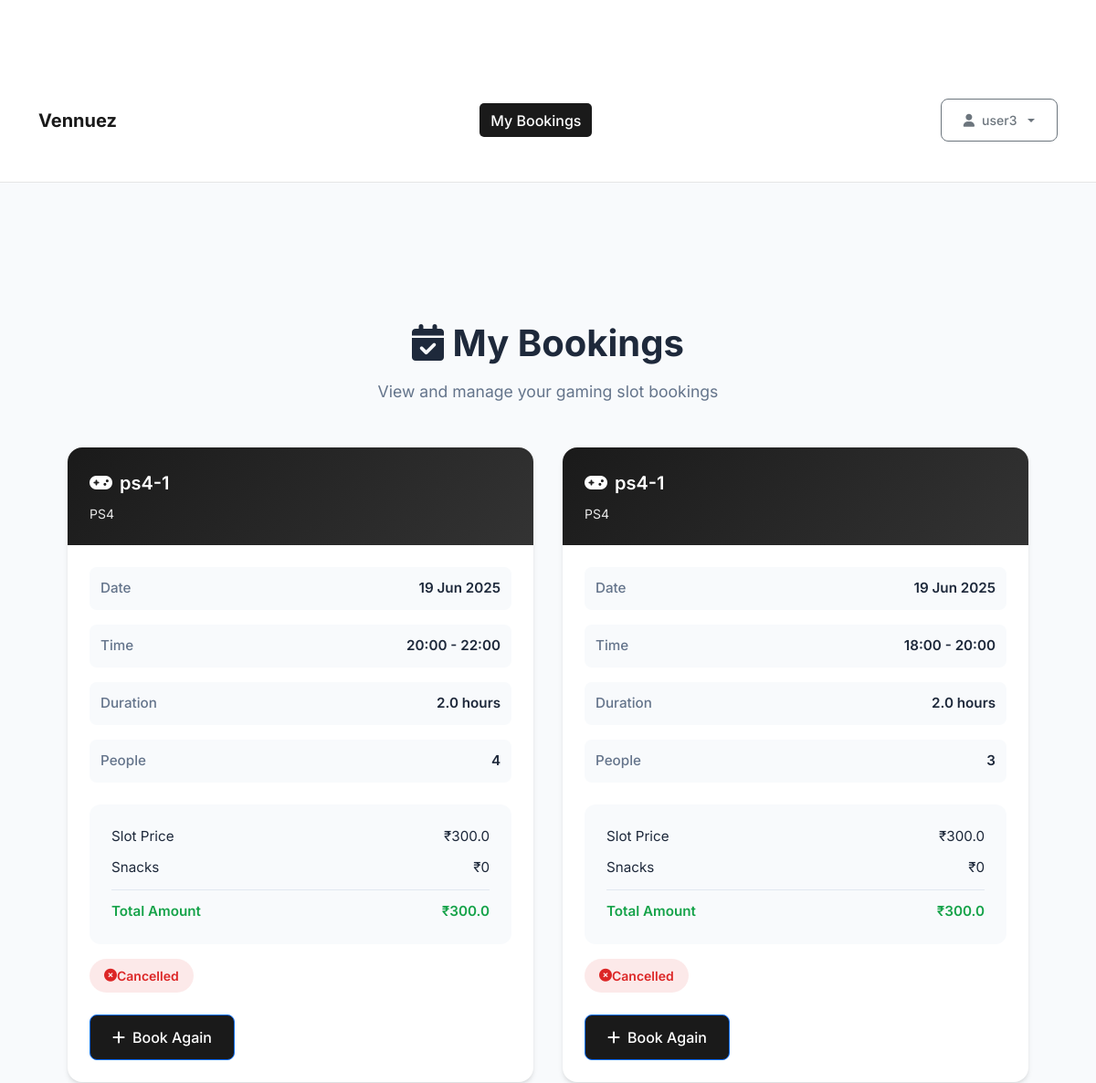
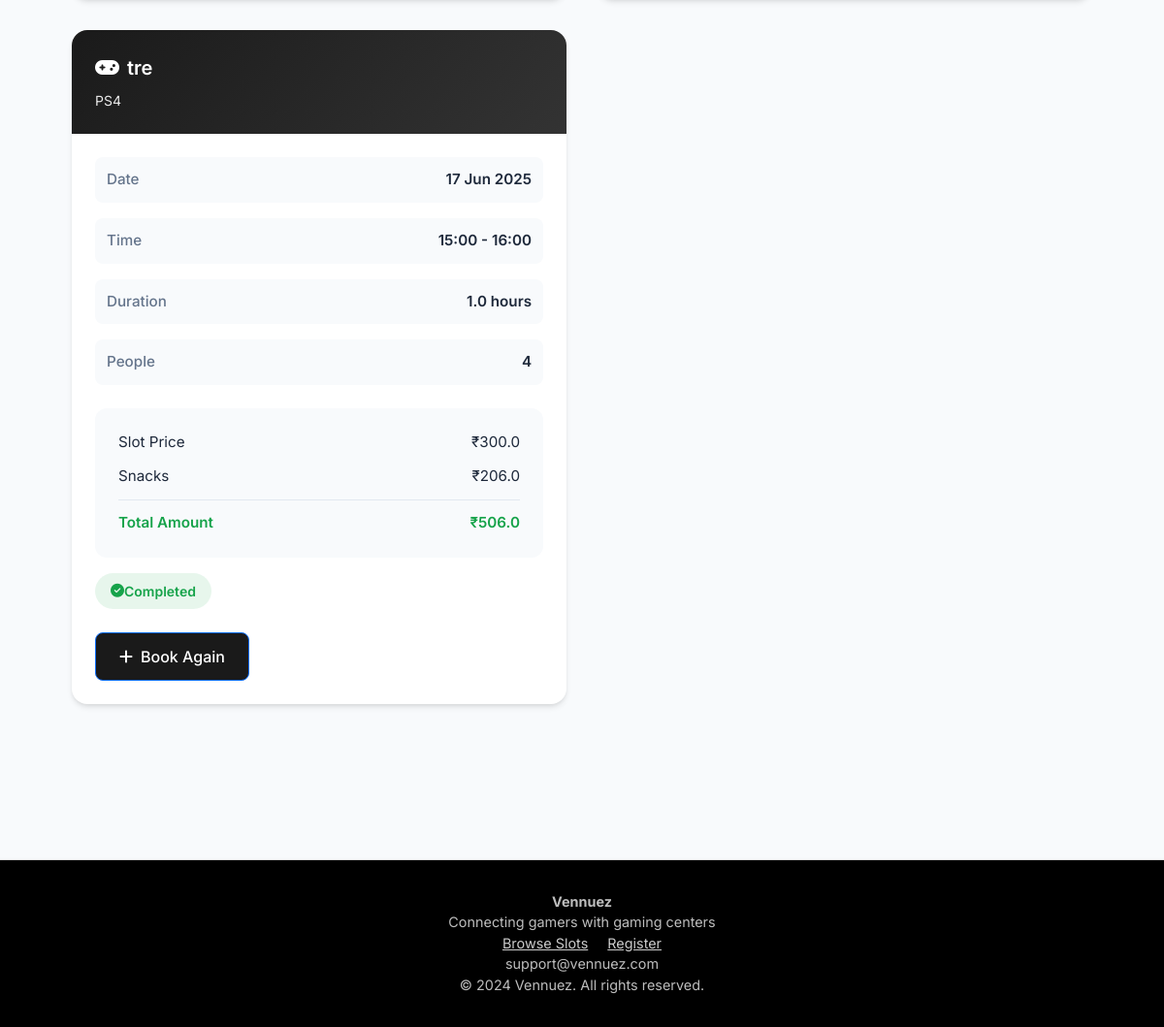
Page /user_dashboard (signed in) on the earlier database version (2 pictures, top to bottom).
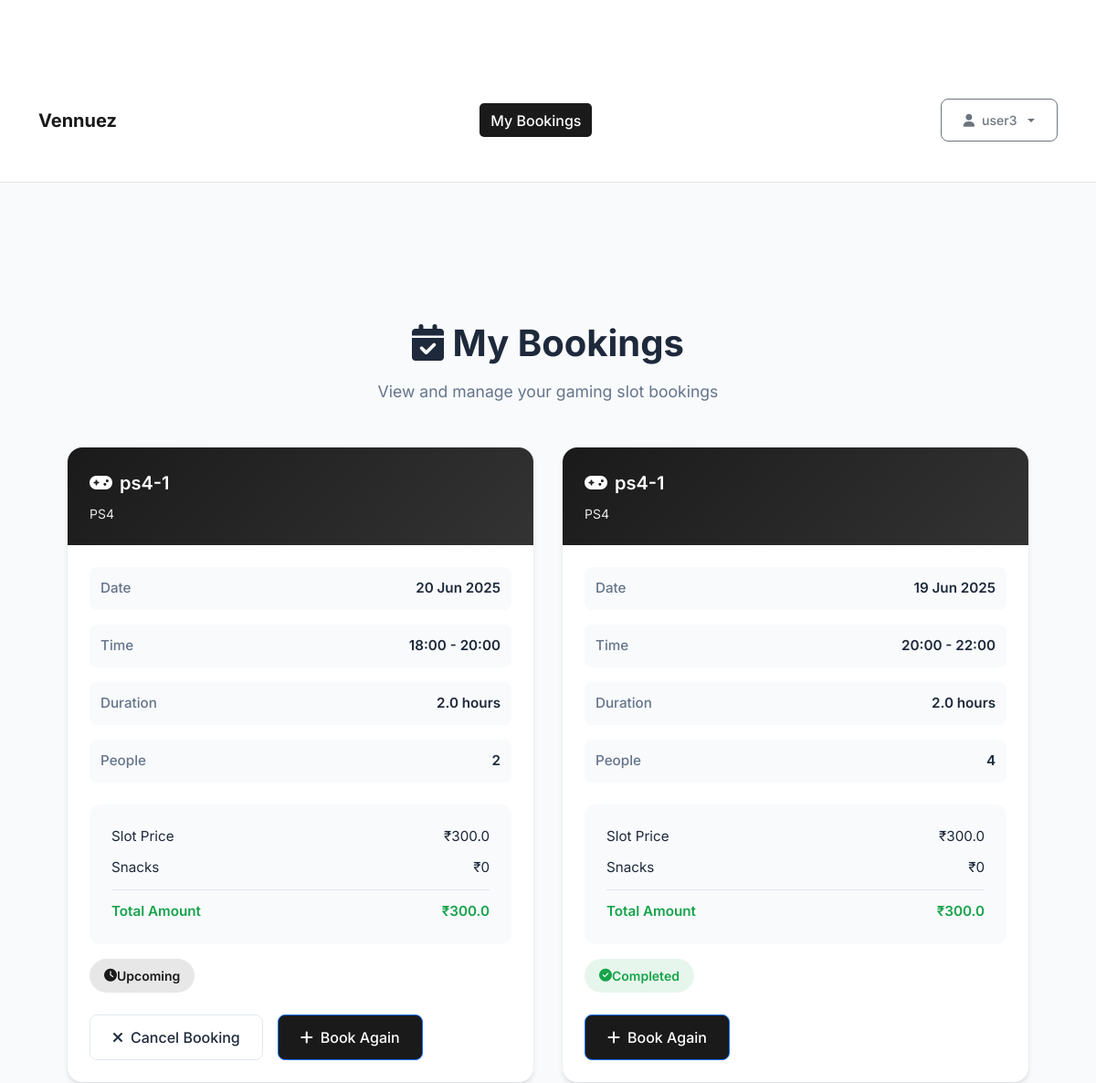
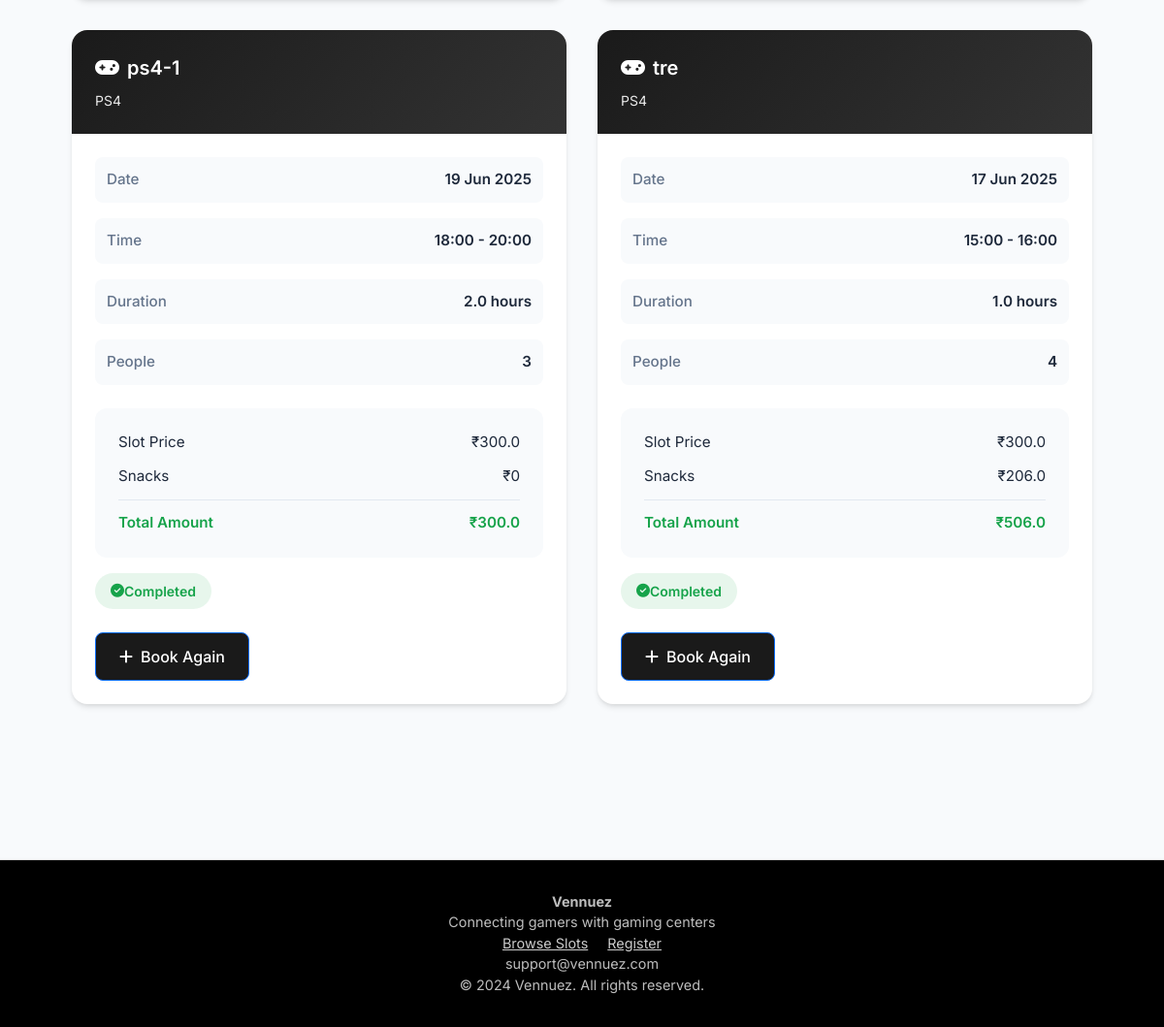
Same page on the later database version (2 pictures, top to bottom).
### models.py (models this page shows, shortened)
class User(UserMixin, db.Model):
    __tablename__ = 'users'
    id = db.Column(db.Integer, primary_key=True)
    username = db.Column(db.String(80), unique=True, nullable=False)
    email = db.Column(db.String(120), unique=True, nullable=True)
    phone = db.Column(db.String(20), nullable=False)
    password_hash = db.Column(db.String(256), nullable=False)
    full_name = db.Column(db.String(120), nullable=True)
    age = db.Column(db.Integer, nullable=True)
    created_at = db.Column(db.DateTime, default=datetime.utcnow)
    total_spent = db.Column(db.Float, default=0.0)
    bookings = db.relationship('TimeSlot', backref='user', lazy=True, foreign_keys='TimeSlot.user_id')
    coin_balances = db.relationship('UserCoinBalance', backref='user', lazy=True)

class TimeSlot(db.Model):
    __tablename__ = 'time_slots'
    id = db.Column(db.Integer, primary_key=True)
    start_time = db.Column(db.DateTime, nullable=False)
    end_time = db.Column(db.DateTime, nullable=False)
    total_amount = db.Column(db.Float, nullable=False)
    advance_paid = db.Column(db.Float, default=0.0)  # Fixed advance amount
    is_booked = db.Column(db.Boolean, default=False)
    snacks_amount = db.Column(db.Float, default=0.0)
    final_amount = db.Column(db.Float, default=0.0)
    completed = db.Column(db.Boolean, default=False)
    number_of_people = db.Column(db.Integer, default=1)  # New field for number of people
    booking_id = db.Column(db.String(20), unique=True, nullable=True)
    customer_name = db.Column(db.String(100), nullable=True)
    customer_phone = db.Column(db.String(20), nullable=True)
    customer_email = db.Column(db.String(120), nullable=True)
    customer_age = db.Column(db.Integer, nullable=True)
    special_requests = db.Column(db.Text, nullable=True)
    contact_sms = db.Column(db.Boolean, default=True)
    contact_whatsapp = db.Column(db.Boolean, default=True)
    contact_email = db.Column(db.Boolean, default=False)
    payment_status = db.Column(db.String(20), default='pending')  # pending, paid, failed
    payment_id = db.Column(db.String(100), nullable=True)
    booking_time = db.Column(db.DateTime, nullable=True)
    created_at = db.Column(db.DateTime, default=datetime.utcnow)
    console_id = db.Column(db.Integer, db.ForeignKey('consoles.id'), nullable=False)
    user_id = db.Column(db.Integer, db.ForeignKey('users.id'), nullable=True)  # Optional for unregistered bookings

class Console(db.Model):
    __tablename__ = 'consoles'
    id = db.Column(db.Integer, primary_key=True)
    name = db.Column(db.String(100), nullable=False)
    console_type = db.Column(db.String(50), nullable=False)
    hourly_rate = db.Column(db.Float, nullable=False)  # Rate per person per hour
    is_available = db.Column(db.Boolean, default=True)
    created_at = db.Column(db.DateTime, default=datetime.utcnow)
    owner_id = db.Column(db.Integer, db.ForeignKey('owners.id'), nullable=False)
    slots = db.relationship('TimeSlot', backref='console', lazy=True, cascade='all, delete-orphan')

### routes.py (the view)
@app.route('/user_dashboard')
@login_required
def user_dashboard():
    user = User.query.get(session['user_id'])
    bookings = TimeSlot.query.filter_by(user_id=user.id).order_by(TimeSlot.start_time.desc()).all()
    coin_balances = UserCoinBalance.query.filter_by(user_id=user.id).all()
    return render_template('user_dashboard.html', user=user, bookings=bookings, coin_balances=coin_balances , now=datetime.now())

### app.py (called while the page is built)
@login_manager.user_loader
def load_user(user_id):
    from models import Owner, User
    from flask import session
    user_type = session.get('user_type')
    if user_type == 'owner':
        return Owner.query.get(int(user_id))
    elif user_type == 'user':
        return User.query.get(int(user_id))
    return None

### templates/user_dashboard.html (shortened to what this page needs)
{% extends "base.html" %}
{% block content %}
<section class="user-dashboard">
    <div class="page-header">
                <h1 class="page-title">
            <i class="fas fa-calendar-check"></i> My Bookings
                </h1>
        <p class="page-subtitle">View and manage your gaming slot bookings</p>
    </div>
    <div class="bookings-grid">
        {% for slot in bookings %}
        <div class="booking-card">
            <div class="booking-header">
                <div class="console-name">
                    <i class="fas fa-gamepad"></i>
                    {{ slot.console.name if slot.console else 'Unknown Console' }}
                </div>
                <div class="console-type">{{ slot.console.console_type if slot.console else '' }}</div>
                    </div>
                    <div class="booking-body">
                        <div class="booking-details">
                            <div class="detail-row">
                        <span class="detail-label">Date</span>
                        <span class="detail-value">{{ slot.start_time.strftime('%d %b %Y') }}</span>
                            </div>
                            <div class="detail-row">
                        <span class="detail-label">Time</span>
                        <span class="detail-value">{{ slot.start_time.strftime('%H:%M') }} - {{ slot.end_time.strftime('%H:%M') }}</span>
                            </div>
                            <div class="detail-row">
                        <span class="detail-label">Duration</span>
                        <span class="detail-value">{{ ((slot.end_time - slot.start_time).total_seconds() / 3600)|round }} hours</span>
                    </div>
                    <div class="detail-row">
                        <span class="detail-label">People</span>
                        <span class="detail-value">{{ slot.number_of_people }}</span>
                    </div>
                </div>
                <div class="payment-section">
                    <div class="payment-row">
                        <span>Slot Price</span>
                        <span>₹{{ slot.total_amount }}</span>
                    </div>
                    <div class="payment-row">
                        <span>Snacks</span>
                        <span>₹{{ slot.snacks_amount or 0 }}</span>
                    </div>
                    <div class="payment-row">
                        <span>Total Amount</span>
                        <span>₹{{ slot.final_amount if slot.final_amount else slot.total_amount + (slot.snacks_amount or 0) }}</span>
                    </div>
                </div>
                <div class="booking-status {% if slot.start_time > now %}status-upcoming{% elif slot.completed %}status-completed{% else %}status-cancelled{% endif %}">
                    <i class="fas {% if slot.start_time > now %}fa-clock{% elif slot.completed %}fa-check-circle{% else %}fa-times-circle{% endif %}"></i>
                    {% if slot.start_time > now %}Upcoming{% elif slot.completed %}Completed{% else %}Cancelled{% endif %}
                </div>
                <div class="booking-actions">
                    {% if slot.start_time > now %}
                    <button class="btn btn-outline" onclick="cancelBooking('{{ slot.id }}')">
                        <i class="fas fa-times"></i> Cancel Booking
                    </button>
                    {% endif %}
                    <a href="{{ url_for('book_slot', slot_id=slot.console.id) }}" class="btn btn-primary">
                        <i class="fas fa-plus"></i> Book Again
                    </a>
                </div>
            </div>
        </div>
        {% endfor %}
    </div>
</section>
{% endblock %}

### templates/base.html (shortened to what this page needs)
<!DOCTYPE html>
<html lang="en">
<head>
  <link rel="stylesheet" href="{{ url_for('static', filename='css/main.css') }}">
  <link rel="stylesheet" href="https://cdnjs.cloudflare.com/ajax/libs/font-awesome/6.4.0/css/all.min.css" />
  <link href="https://cdn.jsdelivr.net/npm/bootstrap@5.3.0/dist/css/bootstrap.min.css" rel="stylesheet" />
</head>
<body>
  <nav class="navbar navbar-expand-md">
    <div class="container d-flex flex-wrap justify-content-between align-items-center">
      <a class="navbar-brand" href="{{ url_for('index') }}">Vennuez</a>
      <div class="d-none d-md-block mx-auto">
        {% if current_user.is_authenticated %}
          {% if session.user_type != 'owner' %}
            <a href="{{ url_for('user_dashboard') }}" class="nav-link {% if request.endpoint == 'user_dashboard' %}active{% endif %}">
              My Bookings
            </a>
          {% elif session.user_type == 'owner' %}
            <a href="{{ url_for('dashboard') }}" class="nav-link {% if request.endpoint == 'dashboard' %}active{% endif %}">
              Dashboard
            </a>
          {% endif %}
        {% endif %}
      </div>
      <div class="navbar-buttons">
        {% if current_user.is_authenticated %}
          <div class="dropdown">
            <button class="btn btn-outline-secondary dropdown-toggle btn-sm" data-bs-toggle="dropdown">
              <i class="fas fa-user"></i> {{ current_user.username }}
            </button>
          </div>
        {% endif %}
      </div>
    </div>
  </nav>
  <main class="container my-4">
    {% block content %}{% endblock %}
  </main>
  <footer class="footer">
    <div>
      <strong>Vennuez</strong><br />
      Connecting gamers with gaming centers<br />
      <a href="{{ url_for('available_slots') }}" style="color:#ccc; margin-right:1rem;">Browse Slots</a>
      <a href="{{ url_for('register') }}" style="color:#ccc;">Register</a><br />
      support@vennuez.com<br />
      &copy; 2024 Vennuez. All rights reserved.
    </div>
  </footer>
</body>
</html>

### static/css/main.css (style rules this page uses)
:root { --primary: #222831; --secondary: #393e46; --accent: #00adb5; --background: #fff; --text: #222831; --muted: #f5f6fa; --border: #e0e0e0; --success: #00b894; --danger: #e17055; }
* { margin: 0; padding: 0; box-sizing: border-box; }
html, body { height: 100%; overflow-x: hidden; }
body { font-family: 'Inter', Arial, sans-serif; background: var(--background); color: var(--text); min-height: 100vh; line-height: 1.6; }
.btn { background: var(--accent); color: #fff; border: none; border-radius: 4px; padding: 0.5rem 1.25rem; font-size: 1rem; font-weight: 500; cursor: pointer; transition: background 0.2s; outline: none; }
.container { max-width: 1200px; margin: 0 auto; padding: 96px 1.5rem 2rem 1.5rem; }
.btn { display: inline-flex; align-items: center; justify-content: center; padding: 0.75rem 1.5rem; border-radius: 0.25rem; font-weight: 500; cursor: pointer; transition: all 0.2s; border: none; }
.btn-primary { background: var(--primary); color: white; }
.btn-outline { background: transparent; border: 1px solid var(--gray-200); }
h1, h2, h3, h4, h5 { color: var(--primary); font-weight: 700; margin-bottom: 1rem; }
.footer { background: var(--primary); color: #fff; text-align: center; padding: 2rem 1rem 1rem 1rem; margin-top: 3rem; border-top: 1px solid var(--border); }

### templates/base.html (style rules this page uses)
:root { --primary: #003049; --accent: #d62828; }
body { font-family: 'Inter', sans-serif; margin: 0; background: #fff; }
.navbar { background-color: white; padding: 0.75rem 1rem; border-bottom: 1px solid #e5e5e5; }
.navbar .nav-link { color: var(--primary); font-weight: 500; }
.navbar .nav-link:hover, .navbar .nav-link.active { background-color: var(--primary); color: #fff !important; border-radius: 5px; padding: 0.4rem 0.75rem; }
.navbar-brand { font-weight: bold; color: var(--primary) !important; }
.footer { background: #000; color: #bdbdbd; padding: 2rem; text-align: center; font-size: 0.9rem; }
.navbar-buttons { display: flex; align-items: center; gap: 0.75rem; }

Differences in the rows shown:
added TimeSlot: console "ps4-1", console "PS4", start_time "20 Jun 2025", start_time "18:00", end_time "20:00", end_time+start_time "2.0", number_of_people "2", total_amount "300.0", snacks_amount "0", final_amount+total_amount+snacks_amount "300.0", shows "Upcoming"
changed TimeSlot (number 2 of 4 on the later page): completed "Cancelled" → "Completed"
changed TimeSlot (number 3 of 4 on the later page): completed "Cancelled" → "Completed"
